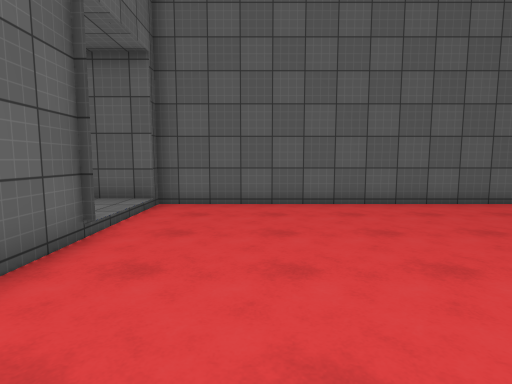
View 1 (above)

16 first-person views from a walk through a Unity game level. The camera is 1.4 m above the floor, tilts 6° down and sees 80° across. The floor is counted in squares, 1 m on a side. Each view is taken from the middle of a square. On the plan, view 1 faces up. The plan holds only what a view shows up to about 14 squares ahead; the rest is blank. The place goes on beyond the plan. The player is left out. Some animated figures are not drawn. Surface patterns are stand-ins for the level's own textures.

View 2
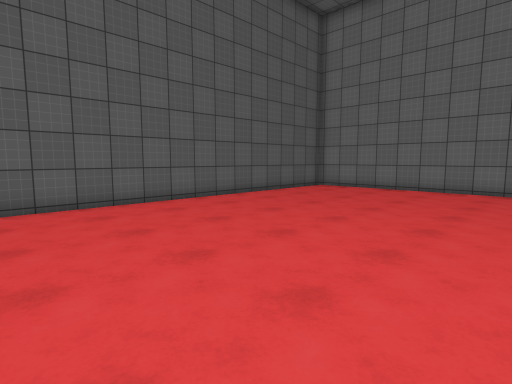

View 3
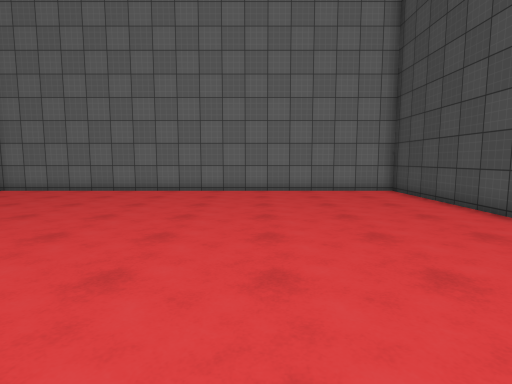

View 4
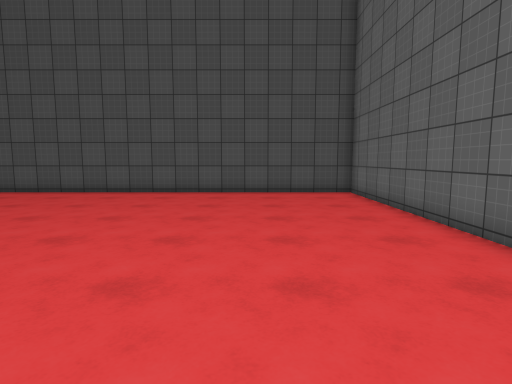

View 5
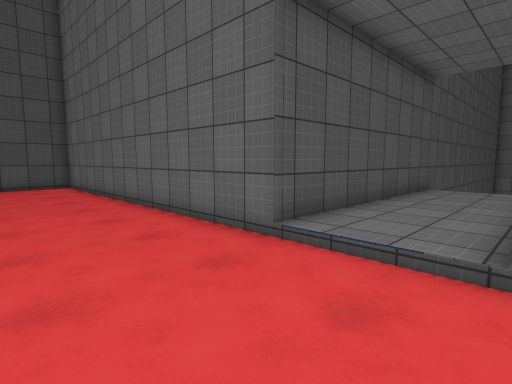

View 6
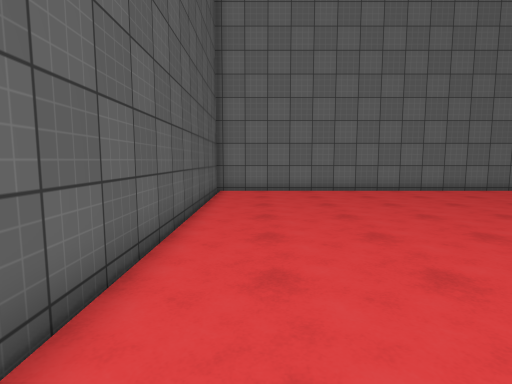

View 7
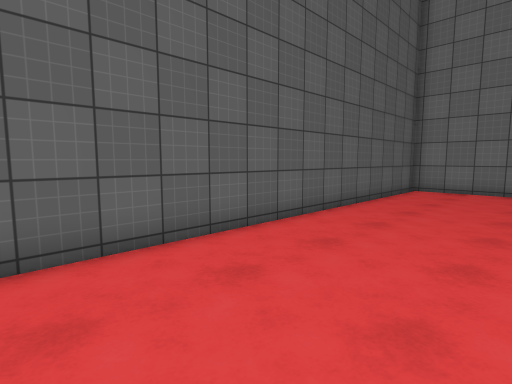

View 8
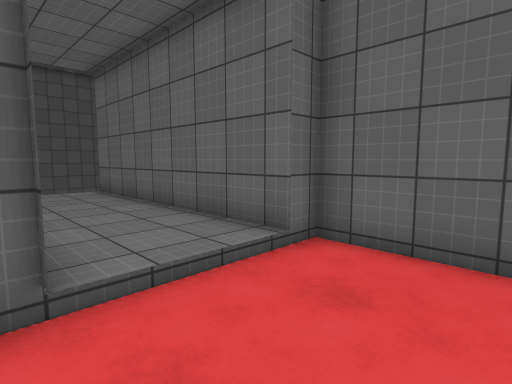

View 9
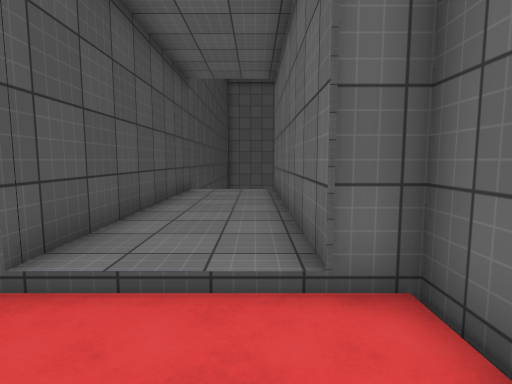

View 10
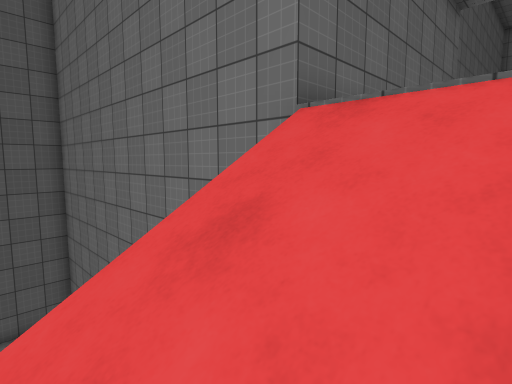

View 11
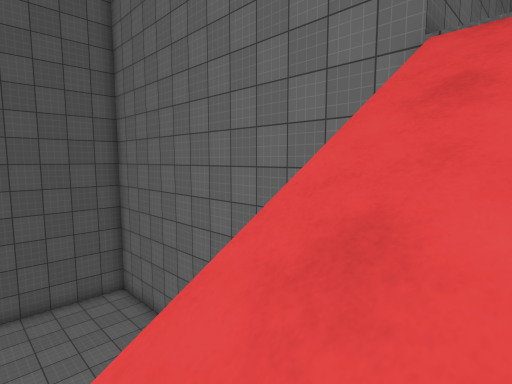

View 12
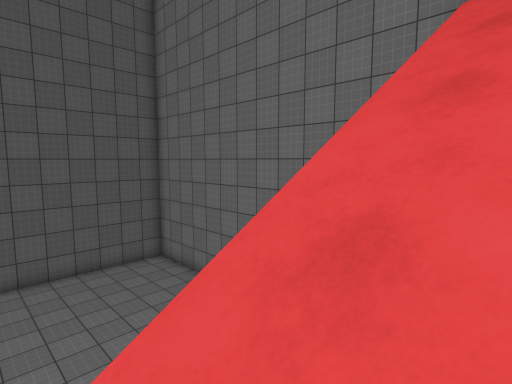

View 13
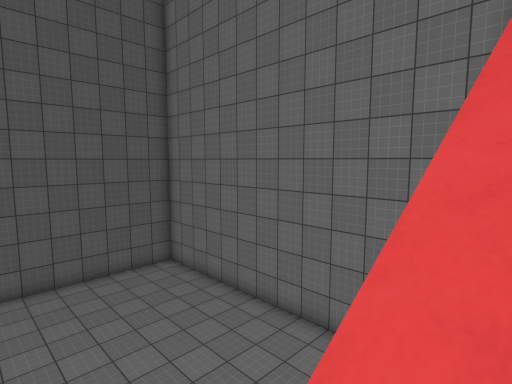

View 14
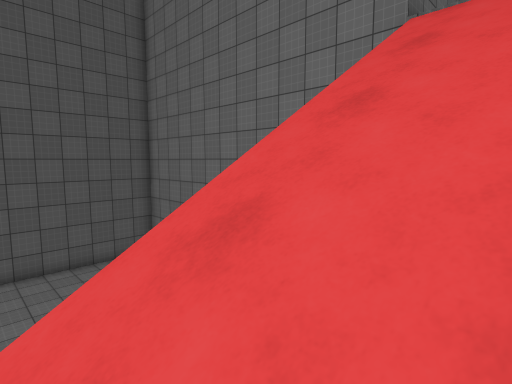

View 15
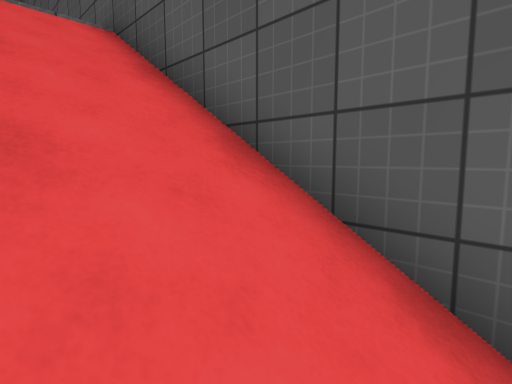

View 16
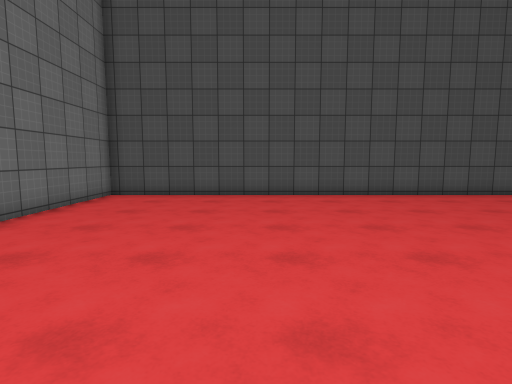

### Floor plan
Key: @ floor where view 1 was taken; # wall or solid block; . main floor; : floor 0.25 m higher than the main floor; - floor 7.75 m lower than the main floor; / step, stairs or slope.
Columns run from 19 left of view 1 to 15 right of it. Each row starts with its distance up from view 1.
 22  ########
 21  -------#
 20  -------#
 19  -------#
 18  -------#
 17 --------#
 16 --------#
 15  -------#
 14   ------#
 13     ----#
 12      ---#
 11
 10                 ###################
  9 --------#########.................#
  8 ////////::::::::/.................#
  7 ////////::::::::/.................#
  6 ////////::::::::/.................#
  5  ################.................#
  4                 #.................#
  3                 #.................#
  2                 #.................#
  1                 #.................#
  0                 #..@..............#
 -1                 #.................#
 -2                 #.................#
 -3                 #.................#
 -4                 #.................#
 -5                 #.................#
 -6                 #.................#
 -7                 #.................#
 -8                 ###################

Where each view was taken, in squares from view 1:
view 1: 0 up, 0 right, facing up
view 2: 0 up, 0 right, facing up-right
view 3: 2 down, 1 right, facing right
view 4: 5 up, 1 right, facing down
view 5: 9 up, 1 right, facing down-left
view 6: 8 up, 1 right, facing right
view 7: 5 up, 0 right, facing up-right
view 8: 5 up, 0 right, facing up-left
view 9: 8 up, 0 right, facing left
view 10: 6 up, 15 left, facing up-right
view 11: 7 up, 17 left, facing up-right
view 12: 7 up, 19 left, facing up-right
view 13: 8 up, 19 left, facing up-right
view 14: 6 up, 19 left, facing up-right
view 15: 8 up, 18 left, facing down-right
view 16: 4 up, 9 right, facing down
